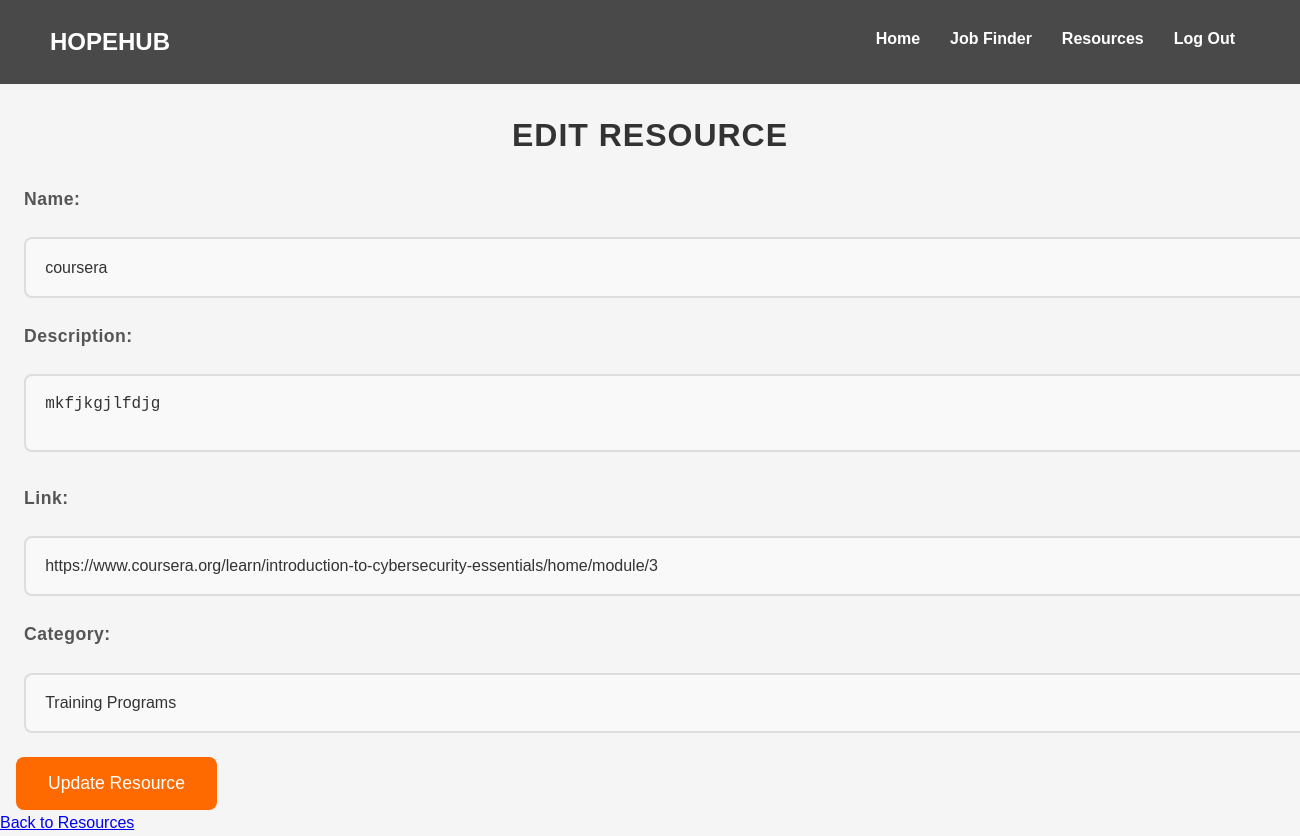
/admin/resources/edit/2, run on the app's committed database.
### app.py (models this page shows, shortened)
class Resource(db.Model):
    id = db.Column(db.Integer, primary_key=True)
    name = db.Column(db.String(150), nullable=False)
    description = db.Column(db.String(500), nullable=False)
    link = db.Column(db.String(300), nullable=True)
    category = db.Column(db.String(100), nullable=False)

### app.py (the view, shortened to what this page needs)
@app.route('/admin/resources/edit/<int:resource_id>', methods=['GET', 'POST'])
def edit_resource(resource_id):
    resource = Resource.query.get(resource_id)
    if not resource:
        return "Resource not found", 404
    return render_template('edit_resource.html', resource=resource)

### app.py (called while the page is built)
@app.before_request
def load_logged_in_user():
    if 'user_id' in session:
        g.user = User.query.get(session['user_id'])
    else:
        g.user = None

### templates/edit_resource.html (shortened to what this page needs)
{% extends 'base.html' %}
{% block body %}
<h2>Edit Resource</h2>
<form method="POST" action="{{ url_for('edit_resource', resource_id=resource.id) }}">
    <label for="name">Name:</label>
    <input type="text" id="name" name="name" value="{{ resource.name }}" required>
    <label for="description">Description:</label>
    <textarea id="description" name="description" required>{{ resource.description }}</textarea>
    <label for="link">Link:</label>
    <input type="url" id="link" name="link" value="{{ resource.link }}">
    <label for="category">Category:</label>
    <input type="text" id="category" name="category" value="{{ resource.category }}" required>
    <button type="submit">Update Resource</button>
</form>
<a href="{{ url_for('manage_resources') }}">Back to Resources</a>
{% endblock %}

### static/css/styles.css (style rules this page uses)
body { margin: 0; font-family: Arial, sans-serif; line-height: 1.6; }

### templates/edit_resource.html (style rules this page uses)
body { font-family: 'Arial', sans-serif; background-color: #f5f5f5; margin: 0; padding: 0; box-sizing: border-box; }
h2 { font-size: 2rem; margin-bottom: 1.5rem; text-align: center; color: #333; font-weight: bold; letter-spacing: 1px; text-transform: uppercase; animation: slideIn 0.7s ease-out; }
label { font-size: 1.1rem; color: #555; margin: 1.5rem; font-weight: 600; letter-spacing: 0.5px; transition: color 0.3s ease; }
input, textarea { padding: 1.2rem; margin: 1.5rem; border-radius: 8px; border: 2px solid #ddd; font-size: 1rem; width: 100%; outline: none; background: #f9f9f9; color: #333; transition: border-color 0.3s ease; }
button { padding: 1rem 2rem; background-color: #ff6a00; border: none; border-radius: 8px; color: white; font-size: 1.1rem; cursor: pointer; transition: background-color 0.3s ease, transform 0.2s ease; margin-left: 1rem; }

### data on the page
Resource: name "coursera", description "mkfjkgjlfdjg", link "https://www.coursera.org/learn/introduction-to-cybersecurity-essentials/home/module/3", category "Training Programs"
